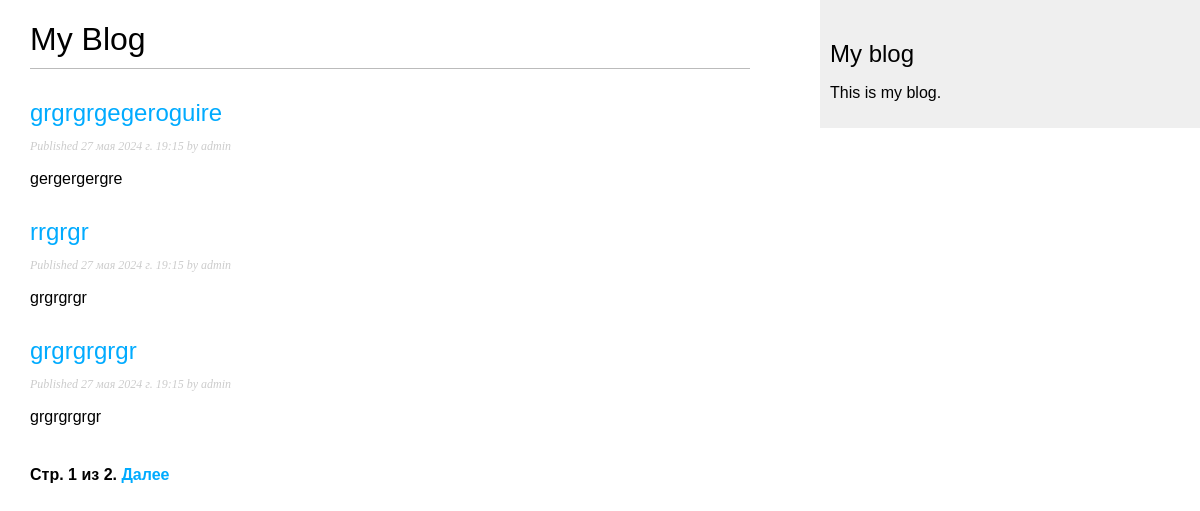
Screenshot of /blog/ with the database file from the repository.
### app_blog/models.py (models this page shows, shortened)
class Post(models.Model):
    class Status(models.TextChoices):
        DRAFT = 'DF', 'Draft'
        PUBLISHED = 'PB', 'Published'
    title = models.CharField(max_length=250)
    slug = models.SlugField(max_length=250, unique_for_date='publish')
    author = models.ForeignKey(User,
                               on_delete=models.CASCADE,
                               related_name='blog_posts')
    body = models.TextField()
    publish = models.DateTimeField(default=timezone.now)
    created = models.DateTimeField(auto_now_add=True)
    updated = models.DateTimeField(auto_now=True)
    status = models.CharField(max_length=2,
                              choices=Status.choices,
                              default=Status.DRAFT)
    objects = models.Manager()  # менеджер, применяемый по умолчанию
    published = PublishedManager()  # конкретно-прикладной менеджер
    class Meta:
        verbose_name = 'пост'
        verbose_name_plural = 'Посты'
        ordering = ['-publish']
        indexes = [
            models.Index(fields=['-publish']),
        ]
    def get_absolute_url(self):
        return reverse('blog:post_detail',
                       args=[self.publish.year,
                             self.publish.month,
                             self.publish.day,
                             self.slug])

### app_blog/views.py (the view)
# urls.py: path('', views.post_list, name='post_list'),
def post_list(request):
    post_list = Post.published.all()
    paginator = Paginator(post_list, 3)
    page_number = request.GET.get('page')
    try:
        posts = paginator.page(page_number)
    except PageNotAnInteger:
        posts = paginator.page(1)
    except EmptyPage:
        posts = paginator.page(paginator.num_pages)
    return render(request, 'blog/list.html', {'posts': posts})

### app_blog/models.py (called while the page is built)
    def get_queryset(self):
        return super().get_queryset().filter(status=Post.Status.PUBLISHED)

### templates/blog/list.html (shortened to what this page needs)
{% extends "base.html" %}
{% block content %}
    <h1>My Blog</h1>
    {% for post in posts %}
        <h2>
            <a href="{{ post.get_absolute_url }}">
                {{ post.title }}
            </a>
        </h2>
        <p class="date">
            Published {{ post.publish }} by {{ post.author }}
        </p>
        {{ post.body|truncatewords:30|linebreaks }}
    {% endfor %}
    {% include "pagination.html" with page=posts %}
{% endblock %}

### static/css/blog.css (style rules this page uses)
body { margin: 0; padding: 0; font-family: helvetica, sans-serif; }
a { color: #00abff; text-decoration: none; }
h1 { font-weight: normal; border-bottom: 1px solid #bbb; padding: 0 0 10px 0; }
h2 { font-weight: normal; margin: 30px 0 0; }
p.date { color: #ccc; font-family: georgia, serif; font-size: 12px; font-style: italic; }

### rows the page displays
Post: title "grgrgrgegeroguire", publish "27 мая 2024 г. 19:15", author "admin", body "gergergergre"
Post: title "rrgrgr", publish "27 мая 2024 г. 19:15", author "admin", body "grgrgrgr"
Post: title "grgrgrgrgr", publish "27 мая 2024 г. 19:15", author "admin", body "grgrgrgrgr"

### other values shown
{{ page.number }} "1"
{{ page.paginator.num_pages }} "2"
